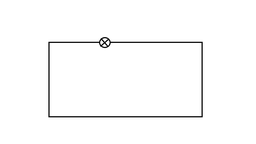
#> input picture images/test_circuit4.png, 256 x 144 px, shrunk from 1152 x 648 before the run, given in place of ammeter_4.jpg, which was not available
$ python circle_detector.py
#> lines starting #> are read from the running program, lines starting #| are printed output that depends on the picture; pictures that were not available may be replaced by others from this repository, and a replacement may not be noted
### canny.py
# -*- coding: utf-8 -*-
"""
Created on Tue Jun  7 16:31:44 2022

@author: lasse
"""

from math import sqrt, atan2, pi
import numpy as np

def canny_edge_detector(input_image):
    input_pixels = input_image.load()
    width = input_image.width
    height = input_image.height

    # Transform the image to grayscale
    grayscaled = compute_grayscale(input_pixels, width, height)

    # Blur it to remove noise
    blurred = compute_blur(grayscaled, width, height)

    # Compute the gradient
    gradient, direction = compute_gradient(blurred, width, height)

    # Non-maximum suppression
    filter_out_non_maximum(gradient, direction, width, height)

    # Filter out some edges
    keep = filter_strong_edges(gradient, width, height, 20, 25)

    return keep


def compute_grayscale(input_pixels, width, height):
    grayscale = np.empty((width, height))
    for x in range(width):
        for y in range(height):
            pixel = input_pixels[x, y]
            grayscale[x, y] = (pixel[0] + pixel[1] + pixel[2]) / 3
    return grayscale


def compute_blur(input_pixels, width, height):
    # Keep coordinate inside image
    clip = lambda x, l, u: l if x < l else u if x > u else x

    # Gaussian kernel
    kernel = np.array([
        [1 / 256,  4 / 256,  6 / 256,  4 / 256, 1 / 256],
        [4 / 256, 16 / 256, 24 / 256, 16 / 256, 4 / 256],
        [6 / 256, 24 / 256, 36 / 256, 24 / 256, 6 / 256],
        [4 / 256, 16 / 256, 24 / 256, 16 / 256, 4 / 256],
        [1 / 256,  4 / 256,  6 / 256,  4 / 256, 1 / 256]
    ])

    # Middle of the kernel
    offset = len(kernel) // 2

    # Compute the blurred image
    blurred = np.empty((width, height))
    for x in range(width):
        for y in range(height):
            acc = 0
            for a in range(len(kernel)):
                for b in range(len(kernel)):
                    xn = clip(x + a - offset, 0, width - 1)
                    yn = clip(y + b - offset, 0, height - 1)
                    acc += input_pixels[xn, yn] * kernel[a, b]
            blurred[x, y] = int(acc)
    return blurred


def compute_gradient(input_pixels, width, height):
    gradient = np.zeros((width, height))
    direction = np.zeros((width, height))
    for x in range(width):
        for y in range(height):
            if 0 < x < width - 1 and 0 < y < height - 1:
                magx = input_pixels[x + 1, y] - input_pixels[x - 1, y]
                magy = input_pixels[x, y + 1] - input_pixels[x, y - 1]
                gradient[x, y] = sqrt(magx**2 + magy**2)
                direction[x, y] = atan2(magy, magx)
    return gradient, direction


def filter_out_non_maximum(gradient, direction, width, height):
    for x in range(1, width - 1):
        for y in range(1, height - 1):
            angle = direction[x, y] if direction[x, y] >= 0 else direction[x, y] + pi
            rangle = round(angle / (pi / 4))
            mag = gradient[x, y]
            if ((rangle == 0 or rangle == 4) and (gradient[x - 1, y] > mag or gradient[x + 1, y] > mag)
                    or (rangle == 1 and (gradient[x - 1, y - 1] > mag or gradient[x + 1, y + 1] > mag))
                    or (rangle == 2 and (gradient[x, y - 1] > mag or gradient[x, y + 1] > mag))
                    or (rangle == 3 and (gradient[x + 1, y - 1] > mag or gradient[x - 1, y + 1] > mag))):
                gradient[x, y] = 0


def filter_strong_edges(gradient, width, height, low, high):
    # Keep strong edges
    keep = set()
    for x in range(width):
        for y in range(height):
            if gradient[x, y] > high:
                keep.add((x, y))

    # Keep weak edges next to a pixel to keep
    lastiter = keep
    while lastiter:
        newkeep = set()
        for x, y in lastiter:
            for a, b in ((-1, -1), (-1, 0), (-1, 1), (0, -1), (0, 1), (1, -1), (1, 0), (1, 1)):
                if gradient[x + a, y + b] > low and (x+a, y+b) not in keep:
                    newkeep.add((x+a, y+b))
        keep.update(newkeep)
        lastiter = newkeep

    return list(keep)


# [8 lines that do not run on import are left out]

### circle_detector.py
# -*- coding: utf-8 -*-
"""
Created on Tue Jun  7 16:31:36 2022

@author: lasse
"""

from PIL import Image, ImageDraw
from math import sqrt, pi, cos, sin
from canny import canny_edge_detector
from collections import defaultdict
import matplotlib.pyplot as plt
# Load image:
input_image = Image.open('D:/GitHub/Object Detection/trainingImages/ammeter/ammeter_4.jpg')
#> input_image is the input picture: PIL image 256x144 RGB; min 0, max 255, mean 250.8
input_image = Image.open('D:/GitHub/Object Detection/images/test_circuit2.png')
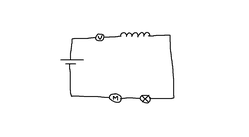
#> input picture images/test_circuit2.png, 249 x 137 px, shrunk from 1120 x 616 before the run, found by its file name
#> input_image is the input picture: PIL image 249x137 RGB; min 0, max 255, mean 251.5
# Output image:
output_image = Image.new("RGB", input_image.size)
#> output_image: PIL image 249x137 RGB; every value is 0
output_image.paste(input_image)
draw_result = ImageDraw.Draw(output_image)

# Find circles
rmin = 18
rmax = 45
steps = 100
threshold = 0.5

points = []
for r in range(rmin, rmax + 1):
    for t in range(steps):
        points.append((r, int(r * cos(2 * pi * t / steps)), int(r * sin(2 * pi * t / steps))))
print(1)

acc = defaultdict(int)
for x, y in canny_edge_detector(input_image):
#> in canny_edge_detector, `width = input_image.width`: width = 249
#> in canny_edge_detector, `height = input_image.height`: height = 137
#> in canny_edge_detector, `grayscaled = compute_grayscale(input_pixels, width, height)`:
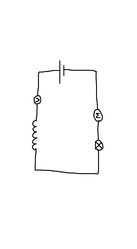
#> grayscaled: shape (249, 137) float64; min 0, max 255, mean 251.5
#> in compute_blur, `offset = len(kernel) // 2`: offset = 2
#> in canny_edge_detector, `blurred = compute_blur(grayscaled, width, height)`:
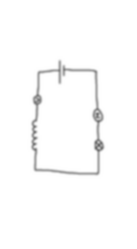
#> blurred: shape (249, 137) float64; min 107, max 255, mean 251.5
#> in canny_edge_detector, `gradient, direction = compute_gradient(blurred, width, height)`:
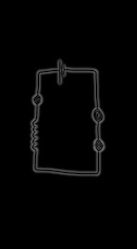
#> gradient: shape (249, 137) float64; min 0, max 113.8, mean 3.7
#> in canny_edge_detector, `gradient, direction = compute_gradient(blurred, width, height)`:
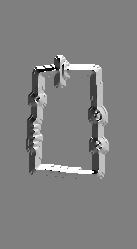
#> direction: shape (249, 137) float64; min -3.12, max 3.14, mean 0.0444; drawn with min black and max white
#> in filter_strong_edges, `keep = set()`: keep = 0 items
#> in filter_strong_edges, `lastiter = keep`: lastiter = 862 items
#> in canny_edge_detector, `keep = filter_strong_edges(gradient, width, height, 20, 25)`: keep = 886 items
    for r, dx, dy in points:
        a = x - dx
        b = y - dy
        acc[(a, b, r)] += 1
#> this loop made 886 passes
#> after the loop, acc = 573242 items
print(2)
circles = []
#> circles = []
for k, v in sorted(acc.items(), key=lambda i: -i[1]):
    x, y, r = k
    if v / steps >= threshold and all((x - xc) ** 2 + (y - yc) ** 2 > rc ** 2 for xc, yc, rc in circles):
        print(v / steps, x, y, r)
        circles.append((x, y, r))
#> this loop made 573242 passes
#> (v, x, y, r) on passes 1 to 3: (32, 157, 81, 19), (31, 86, 79, 19), (31, 87, 78, 20)
print(3)
for x, y, r in circles:
    draw_result.ellipse((x-r, y-r, x+r, y+r), outline=(255,0,0,0))
#> this loop made 0 passes

fig, ax = plt.subplots(1, dpi=200)
ax.imshow(output_image)
ax.axis('off')
if input("Show result? (y/n) ") == "y":
#> the answer given: y
    plt.show()

if input("Save figure? (y/n) ") == "y":
#> the answer given: out.png
    fig.savefig('Plots/Circle Detection.png', dpi=200, bbox_inches='tight')
# Save output image
#output_image.save("result.png")
